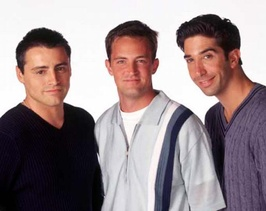
#> input picture image/input/picture.jpg, 266 x 211 px, shrunk from 682 x 539 before the run, found by its file name; the run also reads 3 pictures not shown here
$ jupyter execute --allow-errors test.ipynb
#> lines starting #> are read from the running program, lines starting #| are printed output that depends on the picture; after the words box and inside, x2 and y2 are one past the last pixel; in counts of white or black regions, pixels touching at a corner belong together
[cell 1]
import cv2
import numpy as np
import matplotlib.pyplot as plt

[cell 2]
image = cv2.imread('./picture.jpg')
#> image is the input picture: shape (211, 266, 3); mean B, G, R 140.2, 137.6, 152.7
image_RGB = cv2.cvtColor(image, cv2.COLOR_BGR2RGB)
image_HSV = cv2.cvtColor(image, cv2.COLOR_BGR2HSV)
#> image_HSV: shape (211, 266, 3); mean H, S, V 85.2, 63.3, 156
image_YCrCb = cv2.cvtColor(image, cv2.COLOR_BGR2YCrCb)
#> image_YCrCb: shape (211, 266, 3); mean of channels 0, 1, 2 142.4, 135.4, 126.8

plt.figure(figsize=(10, 8))
plt.subplot(131)
plt.imshow(image_RGB)
plt.title('image RGB')
plt.axis('off')
plt.subplot(132)
plt.imshow(image_HSV)
plt.title('image HSV')
plt.axis('off')
plt.subplot(133)
plt.imshow(image_YCrCb)
plt.title('image YCrCb')
plt.axis('off')

plt.tight_layout()
plt.show()

[cell 3]
image_R = image_RGB[:, :, 0]
image_G = image_RGB[:, :, 1]
image_B = image_RGB[:, :, 2]

image_H = image_HSV[:, :, 0]
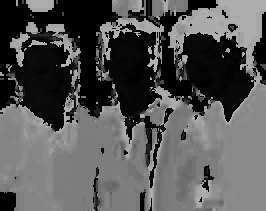
#> image_H: shape (211, 266); min 0, max 179, mean 85.2
image_S = image_HSV[:, :, 1]
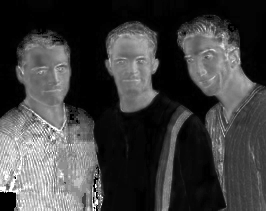
#> image_S: shape (211, 266); min 0, max 255, mean 63.3
image_V = image_HSV[:, :, 2]

image_Y = image_YCrCb[:, :, 0]
image_Cr = image_YCrCb[:, :, 1]
image_Cb = image_YCrCb[:, :, 2]

fig, ax = plt.subplots(nrows=3, ncols=3, figsize=(10, 10))

ax[0, 0].imshow(image_R, cmap='gray')
ax[0, 0].set_title('image R')
ax[0, 0].axis('off')

ax[0, 1].imshow(image_G, cmap='gray')
ax[0, 1].set_title('image G')
ax[0, 1].axis('off')

ax[0, 2].imshow(image_B, cmap='gray')
ax[0, 2].set_title('image B')
ax[0, 2].axis('off')

ax[1, 0].imshow(image_H, cmap='gray')
ax[1, 0].set_title('image H')
ax[1, 0].axis('off')

ax[1, 1].imshow(image_S, cmap='gray')
ax[1, 1].set_title('image S')
ax[1, 1].axis('off')

ax[1, 2].imshow(image_V, cmap='gray')
ax[1, 2].set_title('image V')
ax[1, 2].axis('off')

ax[2, 0].imshow(image_Y, cmap='gray')
ax[2, 0].set_title('image Y')
ax[2, 0].axis('off')

ax[2, 1].imshow(image_Cr, cmap='gray')
ax[2, 1].set_title('image Cr')
ax[2, 1].axis('off')

ax[2, 2].imshow(image_Cb, cmap='gray')
ax[2, 2].set_title('image Cb')
ax[2, 2].axis('off')

plt.tight_layout()
plt.show()

[cell 4]
image_r = image_R / (image_R + image_G + image_B + 1e-10)
image_g = image_G / (image_R + image_G + image_B + 1e-10)
image_b = image_B / (image_R + image_G + image_B + 1e-10)

# image_h = image_HSV[:, :, 0]
# image_s = image_HSV[:, :, 1]
# image_v = image_HSV[:, :, 2]

[cell 5]
# Chuyển đổi sang không gian màu normalized RGB và tính toán tọa độ màu chuẩn hóa
normalized_image = image_RGB.astype(np.float32)

R, G, B = normalized_image[:, :, 0], normalized_image[:, :, 1], normalized_image[:, :, 2]

r = R / (R + G + B + 1e-10)
g = G / (R + G + B + 1e-10)
b = B / (R + G + B + 1e-10)
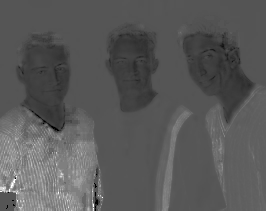
#> b: shape (211, 266) float32; min 0, max 1, mean 0.351

# Plot g versus r
plt.figure()
plt.scatter(r.flatten(), g.flatten(), s=1)  # Scatter plot for r and g
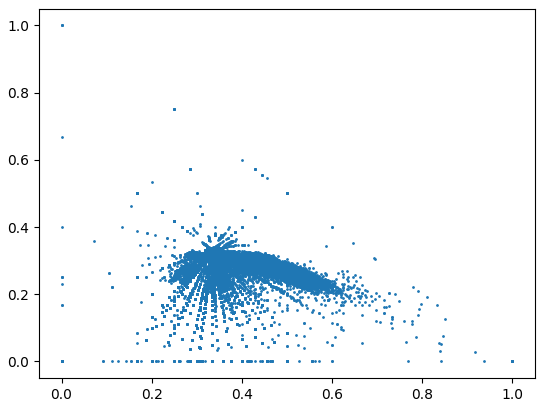
#> figure drawn by matplotlib, 1 panel

[cell 6]
# Define your function f(r, g) here if it's not already defined

# Example function f (replace this with your actual function)
def f(r, g):
    return r - g
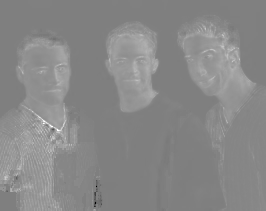
#> returned value: shape (211, 266) float32; min -1, max 1, mean 0.0699; drawn with min black and max white

mask = f(r, g) >= 0.02
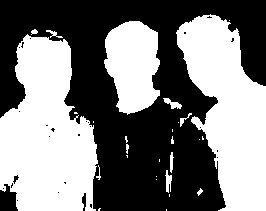
#> mask: shape (211, 266) bool; 48.8% white; 28 white regions (16 under 20 px), largest, box (x1, y1, x2, y2) and area: (0, 34, 98, 211) 12393, (176, 14, 266, 211) 10579, (104, 21, 160, 115) 3921

# Create an output image by applying the mask
outputImage = np.copy(image_RGB)
outputImage[~mask] = 0

# Display the output image
plt.imshow(outputImage)
plt.show()

[cell 7]
normalized_image_hsv = image_HSV.astype(np.float32) / 255.0
#> normalized_image_hsv: shape (211, 266, 3) float32; mean H, S, V 0.334, 0.248, 0.612
# Extract hue and saturation channels
H = normalized_image_hsv[:, :, 0]
S = normalized_image_hsv[:, :, 1]

# Define the rules for determining face pixels
a = 0
b = 0.6
c = 0.3
d = 0.9

# Create a mask based on the rules
mask2 = (H >= a) & (H <= b) & (S >= c) & (S <= d)
#> mask2: shape (211, 266) bool; 34.9% white; 72 white regions (63 under 20 px), largest, box (x1, y1, x2, y2) and area: (0, 36, 103, 211) 10904, (183, 32, 254, 122) 3478, (106, 28, 158, 112) 3051

# Create an output image by applying the mask
outputImage2 = np.copy(normalized_image_hsv)
outputImage2[~mask2] = 0
#> outputImage2: shape (211, 266, 3) float32; mean H, S, V 0.092, 0.188, 0.134

# Display the output image
plt.imshow(cv2.cvtColor(outputImage2, cv2.COLOR_HSV2RGB))
plt.show()
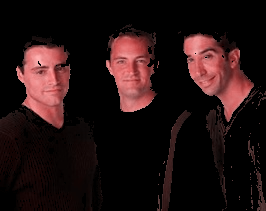
#> shown: shape (211, 266, 3) float32; mean R, G, B 0.134, 0.0688, 0.0687
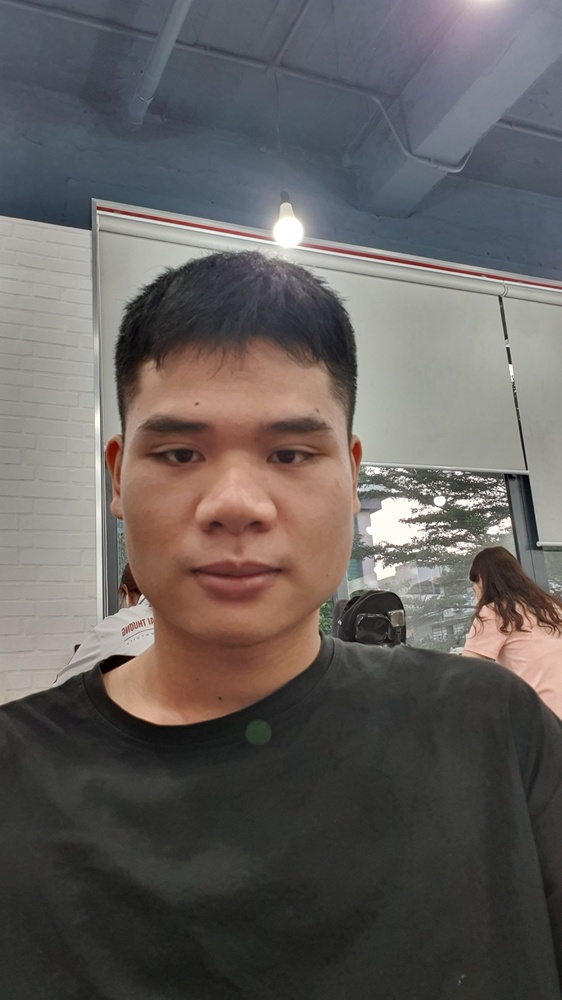
#> input picture image/input/vaa.jpg, 562 x 1000 px, shrunk from 1439 x 2560 before the run, found by its file name
#> further down, image is the input picture: shape (1000, 562, 3); mean B, G, R 93.3, 95.6, 100.6

[cell 8]
def get_hsv_mask(img, debug=False):
    lower_thresh = np.array([0, 20, 120], dtype=np.uint8)
    upper_thresh = np.array([10, 100, 250], dtype=np.uint8)
    img_hsv = cv2.cvtColor(img, cv2.COLOR_BGR2HSV)
    msk_hsv = cv2.inRange(img_hsv, lower_thresh, upper_thresh)

    msk_hsv[msk_hsv < 128] = 0
    msk_hsv[msk_hsv >= 128] = 1

    # if debug:
    #     scripts.display('input', img)
    #     scripts.display('mask_hsv', msk_hsv)

    return msk_hsv.astype(float)

[cell 9]
def get_ycrcb_mask(img, debug=False):
    # assert isinstance(img, np.ndarray), 'image must be a np array'
    # assert img.ndim == 3, 'skin detection can only work on color images'
    # logger.debug('getting ycrcb mask')

#> called with debug = False
    lower_thresh = np.array([0, 80, 130], dtype=np.uint8)
    upper_thresh = np.array([255, 120, 200], dtype=np.uint8)

    img_ycrcb = cv2.cvtColor(img, cv2.COLOR_RGB2YCR_CB)
#> img_ycrcb: shape (1000, 562, 3); mean of channels 0, 1, 2 95.4, 126.5, 131
    msk_ycrcb = cv2.inRange(img_ycrcb, lower_thresh, upper_thresh)
#> msk_ycrcb: shape (1000, 562); 14.1% white; 53 white regions (48 under 20 px), largest, box (x1, y1, x2, y2) and area: (102, 340, 363, 726) 71666, (460, 577, 562, 719) 7171, (496, 544, 520, 572) 186, (279, 210, 296, 217) 55, (501, 600, 507, 609) 41

    msk_ycrcb[msk_ycrcb < 128] = 0
    msk_ycrcb[msk_ycrcb >= 128] = 1

    # if debug:
    #     scripts.display('input', img)
    #     scripts.display('mask_ycrcb', msk_ycrcb)

    return msk_ycrcb.astype(float)

[cell 10]
image = cv2.imread('./vaa.jpg')
uoa = get_ycrcb_mask(image)

[cell 11]
plt.imshow(uoa, cmap='gray')

[cell 12]
kernel = np.ones((3, 3), np.uint8)

dilation = cv2.dilate(src=uoa, kernel=kernel, iterations=10)
#> dilation: shape (1000, 562) float64; values 0 (black) and 1 (white), 20.5% white; 10 white regions, largest, box (x1, y1, x2, y2) and area: (86, 330, 373, 736) 92408, (443, 534, 562, 729) 13881, (371, 246, 476, 283) 2420
erosion = cv2.erode(dilation, kernel, iterations=4)
#> erosion: shape (1000, 562) float64; values 0 (black) and 1 (white), 18.2% white; 10 white regions, largest, box (x1, y1, x2, y2) and area: (90, 334, 369, 732) 86352, (447, 538, 562, 725) 11541, (375, 250, 472, 279) 1348

Imask = erosion

plt.figure(figsize=(8, 6))
plt.subplot(121)
plt.imshow(uoa, cmap='gray')
plt.title("Image with threshold T = 75")
plt.axis('off')
plt.subplot(122)
plt.imshow(Imask, cmap='gray')
plt.title("Imask")
plt.axis('off')
plt.tight_layout()
plt.show()

[cell 13]
import cv2
import numpy as np
import matplotlib.pyplot as plt

# Đọc ảnh từ file
img = cv2.imread('./vaa.jpg')

# Chuyển đổi không gian màu sang YCbCr
img_ycbcr = cv2.cvtColor(img, cv2.COLOR_BGR2YCrCb)
#> img_ycbcr: shape (1000, 562, 3); mean of channels 0, 1, 2 96.8, 130.7, 126.1

channel_Cr = img_ycbcr[:, :, 1]

# Lấy kênh Cb
channel_Cb = img_ycbcr[:, :, 2]
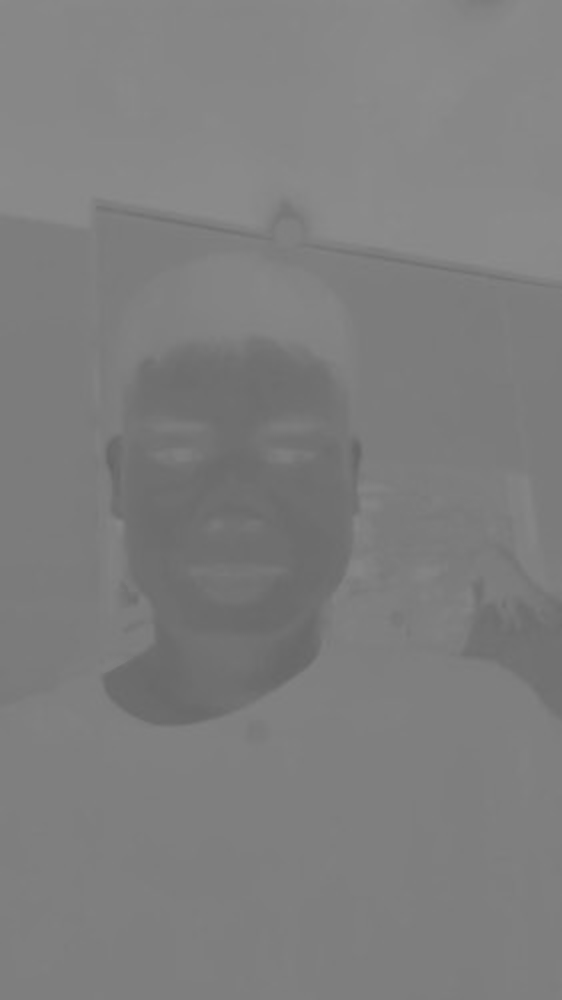
#> channel_Cb: shape (1000, 562); min 100, max 140, mean 126.1

# Đặt ngưỡng để tách da mặt
threshold_value = 120
mask_skin = (channel_Cb <= 120) & (channel_Cr >= 130).astype(np.uint8) * 255
#> mask_skin: shape (1000, 562); values 0 (black) and 1 (white), 15.3% white; 17 white regions (10 under 20 px), largest, box (x1, y1, x2, y2) and area: (101, 338, 363, 726) 75915, (460, 544, 562, 720) 8291, (312, 245, 548, 286) 806

# Áp dụng morphological transformations để loại bỏ nhiễu và kết hợp vùng màu da
kernel = np.ones((8, 8), np.uint8)
# mask_skin = cv2.morphologyEx(mask_skin, cv2.MORPH_OPEN, kernel)
# mask_skin = cv2.morphologyEx(mask_skin, cv2.MORPH_CLOSE, kernel)

mask_skin = cv2.dilate(src=mask_skin, kernel=kernel, iterations=4)
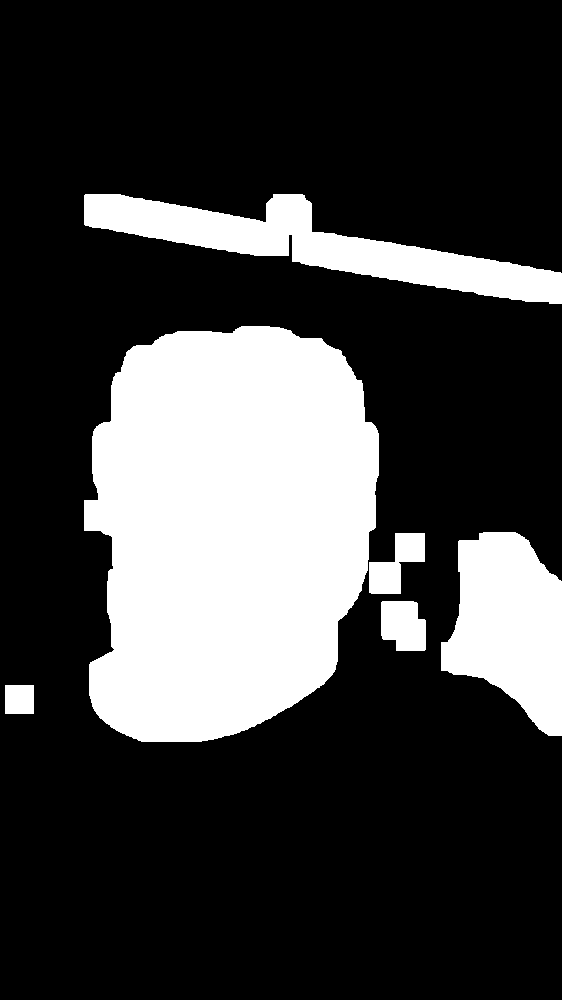
#> mask_skin: shape (1000, 562); values 0 (black) and 1 (white), 24.8% white; 6 white regions
mask_skin = cv2.erode(mask_skin, kernel, iterations=4)

# Hiển thị ảnh gốc và mask
plt.subplot(1, 2, 1)
plt.imshow(cv2.cvtColor(img, cv2.COLOR_BGR2RGB))
plt.title('Original Image')

plt.subplot(1, 2, 2)
plt.imshow(mask_skin, cmap='gray')
plt.title('Skin Mask (YCbCr)')

plt.show()

[cell 14]
contours, _ = cv2.findContours(mask_skin, cv2.RETR_EXTERNAL, cv2.CHAIN_APPROX_SIMPLE)
#> contours = 10 contours, 4 with area under 20; largest, box (x1, y1, x2, y2) and area: (100, 342, 367, 730) 78672, (457, 548, 562, 722) 9798, (308, 248, 562, 290) 576, (100, 210, 277, 244) 569, (282, 210, 300, 223) 118, (397, 617, 406, 628) 72
# Tìm contour có diện tích lớn nhất
max_contour = max(contours, key=cv2.contourArea)
#> max_contour = contour of 377 points, box (x1, y1, x2, y2) (100, 342, 367, 730), area 78672

# Lấy tọa độ và kích thước hình chữ nhật bao quanh contour lớn nhất
x, y, w, h = cv2.boundingRect(max_contour)
#> x = 100; y = 342; w = 267; h = 388

# Vẽ khung hình chữ nhật trên ảnh gốc
# result_image = cv2.cvtColor(mask_skin, cv2.COLOR_GRAY2RGB)
cv2.rectangle(img, (x, y), (x + w, y + h), (255, 0, 0), 3)
cv2.drawContours(img, [max_contour], -1, (0, 255, 0), 2)
plt.imshow(img)

# # Tạo ảnh trắng để vẽ contour lớn nhất
# largest_area_image = np.zeros_like(mask_skin)

# # Vẽ contour lớn nhất trên ảnh trắng
# largest_area_image = cv2.drawContours(largest_area_image, [max_contour], 0, 255, thickness=cv2.FILLED)

# plt.imshow(largest_area_image)

[cell 15]
import cv2
import numpy as np
import matplotlib.pyplot as plt

# Đọc ảnh từ file
img = cv2.imread('./vaa.jpg')

# Chuyển đổi không gian màu sang HSV
img_hsv = cv2.cvtColor(img, cv2.COLOR_BGR2HSV)

# Hiển thị histogram của kênh Value (độ sáng)
hist_value = cv2.calcHist([img_hsv], [2], None, [256], [0, 256])
#> hist_value = 256 values, max 11277 at index 45, min 0 at index 0, mean 2195.3

# Tính ngưỡng để xác định khoảng độ sáng của vùng da mặt
threshold_value = 0.5  # Giả sử 50% giá trị cao nhất
max_value_index = np.argmax(hist_value)
#> max_value_index = 45
lower_value_thresh = max_value_index * threshold_value
#> lower_value_thresh = 22.5
upper_value_thresh = 255

# Định nghĩa khoảng ngưỡng màu trong không gian HSV
lower_thresh = np.array([0, 20, int(lower_value_thresh)], dtype=np.uint8)
#> lower_thresh = [0, 20, 22]
upper_thresh = np.array([10, 255, 255], dtype=np.uint8)

# Tạo mask dựa trên khoảng ngưỡng màu
msk_hsv = cv2.inRange(img_hsv, lower_thresh, upper_thresh)

# Áp dụng morphological transformations để loại bỏ nhiễu và kết hợp vùng màu da
kernel = np.ones((8, 8), np.uint8)
# mask_skin = cv2.morphologyEx(mask_skin, cv2.MORPH_OPEN, kernel)
# mask_skin = cv2.morphologyEx(mask_skin, cv2.MORPH_CLOSE, kernel)

msk_hsv = cv2.dilate(src=msk_hsv, kernel=kernel, iterations=4)
msk_hsv = cv2.erode(msk_hsv, kernel, iterations=4)

contours, _ = cv2.findContours(msk_hsv, cv2.RETR_EXTERNAL, cv2.CHAIN_APPROX_SIMPLE)
#> contours = 16 contours, 7 with area under 20; largest, box (x1, y1, x2, y2) and area: (52, 332, 410, 737) 89245, (408, 485, 562, 920) 17025, (0, 709, 48, 784) 1533, (302, 246, 562, 293) 1180, (99, 209, 279, 245) 935
# Tìm contour có diện tích lớn nhất
max_contour = max(contours, key=cv2.contourArea)
#> max_contour = contour of 345 points, box (x1, y1, x2, y2) (52, 332, 410, 737), area 89245

# Lấy tọa độ và kích thước hình chữ nhật bao quanh contour lớn nhất
x, y, w, h = cv2.boundingRect(max_contour)
#> x = 52; y = 332; w = 358; h = 405

# Vẽ khung hình chữ nhật trên ảnh gốc
# result_image = cv2.cvtColor(mask_skin, cv2.COLOR_GRAY2RGB)
cv2.rectangle(img, (x, y), (x + w, y + h), (255, 0, 0), 3)
cv2.drawContours(img, [max_contour], -1, (0, 255, 0), 2)

# Hiển thị ảnh gốc và mask
plt.subplot(1, 2, 1)
plt.imshow(cv2.cvtColor(img, cv2.COLOR_BGR2RGB))
plt.title('Original Image')

plt.subplot(1, 2, 2)
plt.imshow(msk_hsv, cmap='gray')
plt.title('Mask Image')

plt.show()

[cell 16]
import cv2
import numpy as np
import matplotlib.pyplot as plt

# Đọc ảnh từ file
img = cv2.imread('./uoa1.jpg')

# Chuyển đổi không gian màu sang YCrCb
img_ycrcb = cv2.cvtColor(img, cv2.COLOR_BGR2YCrCb)

# Hiển thị histogram của kênh Y (độ sáng)
hist_Y = cv2.calcHist([img_ycrcb], [0], None, [256], [0, 256])
#> hist_Y = 256 values, max 11599 at index 221, min 0 at index 0, mean 2195.3

# Tính ngưỡng để xác định khoảng độ sáng của vùng da mặt
threshold_Y = 0.5  # Giả sử 50% giá trị cao nhất
max_Y_index = np.argmax(hist_Y)
#> max_Y_index = 221
lower_Y_thresh = max_Y_index * threshold_Y
#> lower_Y_thresh = 110.5
upper_Y_thresh = 255

# Định nghĩa khoảng ngưỡng màu trong không gian YCrCb
lower_thresh_Y = np.array([int(lower_Y_thresh), 135, 85], dtype=np.uint8)
#> lower_thresh_Y = [110, 135, 85]
upper_thresh_Y = np.array([255, 180, 135], dtype=np.uint8)

# Tạo mask dựa trên khoảng ngưỡng màu
msk_ycrcb = cv2.inRange(img_ycrcb, lower_thresh_Y, upper_thresh_Y)

# Áp dụng morphological transformations để loại bỏ nhiễu và kết hợp vùng màu da
kernel = np.ones((3, 5), np.uint8)
msk_ycrcb = cv2.dilate(src=msk_ycrcb, kernel=kernel, iterations=2)
msk_ycrcb = cv2.erode(msk_ycrcb, kernel, iterations=2)

contours, _ = cv2.findContours(msk_ycrcb, cv2.RETR_EXTERNAL, cv2.CHAIN_APPROX_SIMPLE)
#> contours = 30 contours, 24 with area under 20; largest, box (x1, y1, x2, y2) and area: (81, 220, 477, 919) 148909, (209, 935, 240, 962) 395, (280, 916, 296, 954) 263, (256, 976, 276, 992) 158, (359, 713, 389, 771) 122, (278, 992, 282, 1000) 21
# Tìm contour có diện tích lớn nhất
max_contour = max(contours, key=cv2.contourArea)
#> max_contour = contour of 960 points, box (x1, y1, x2, y2) (81, 220, 477, 919), area 148909

# Lấy tọa độ và kích thước hình chữ nhật bao quanh contour lớn nhất
x, y, w, h = cv2.boundingRect(max_contour)
#> x = 81; y = 220; w = 396; h = 699

# Vẽ khung hình chữ nhật trên ảnh gốc
cv2.rectangle(img, (x, y), (x + w, y + h*3 // 4), (255, 0, 0), 3)
cv2.drawContours(img, [max_contour], -1, (0, 255, 0), 2)

# Hiển thị ảnh gốc và mask
plt.subplot(1, 2, 1)
plt.imshow(cv2.cvtColor(img, cv2.COLOR_BGR2RGB))
plt.title('Original Image')

plt.subplot(1, 2, 2)
plt.imshow(msk_ycrcb, cmap='gray')
plt.title('Mask Image')

plt.show()

[cell 17]
plt.hist(hist_Y)

[cell 18]
import cv2
import numpy as np
import matplotlib.pyplot as plt

def pick_color_face(image):
    # Chọn màu da khuôn mặt
    lower_skin = np.array([0, 20, 70], dtype=np.uint8)
    upper_skin = np.array([20, 255, 255], dtype=np.uint8)

    # Chuyển đổi ảnh sang không gian màu HSV
    hsv_image = cv2.cvtColor(image, cv2.COLOR_BGR2HSV)

    # Tạo mask cho vùng màu da
    mask = cv2.inRange(hsv_image, lower_skin, upper_skin)

    # Áp dụng morphological transformations để loại bỏ nhiễu và kết hợp vùng màu da
    kernel = np.ones((5, 5), np.uint8)
    mask = cv2.morphologyEx(mask, cv2.MORPH_OPEN, kernel)
    mask = cv2.morphologyEx(mask, cv2.MORPH_CLOSE, kernel)

    return mask

def separate_face_and_neck(image_path):
    # Đọc ảnh từ file
    img = cv2.imread(image_path)

    # Lấy mask cho vùng mặt
    face_mask = pick_color_face(img)

    # Kết hợp mask để tạo vùng mặt
    face_image = cv2.bitwise_and(img, img, mask=face_mask)

    # Loại bỏ cổ bằng cách lấy phần ngược của mask
    neck_mask = cv2.bitwise_not(face_mask)
    neck_image = cv2.bitwise_and(img, img, mask=neck_mask)

    # Hiển thị ảnh gốc, vùng mặt, và vùng cổ
    plt.subplot(1, 3, 1)
    plt.imshow(cv2.cvtColor(img, cv2.COLOR_BGR2RGB))
    plt.title('Original Image')

    plt.subplot(1, 3, 2)
    plt.imshow(cv2.cvtColor(face_image, cv2.COLOR_BGR2RGB))
    plt.title('Face Region')

    plt.subplot(1, 3, 3)
    plt.imshow(cv2.cvtColor(neck_image, cv2.COLOR_BGR2RGB))
    plt.title('Neck Region')

    plt.show()

# Thay đổi đường dẫn đến ảnh của bạn
image_path = './dada.jpg'

# Gọi hàm separate_face_and_neck
separate_face_and_neck(image_path)

[cell 19]
import cv2
import numpy as np

def pick_color_face(image):
    # Chọn màu da khuôn mặt
    lower_skin = np.array([0, 20, 70], dtype=np.uint8)
    upper_skin = np.array([20, 255, 255], dtype=np.uint8)

    # Chuyển đổi ảnh sang không gian màu HSV
    hsv_image = cv2.cvtColor(image, cv2.COLOR_BGR2HSV)

    # Tạo mask cho vùng màu da
    mask = cv2.inRange(hsv_image, lower_skin, upper_skin)

    # Áp dụng morphological transformations để loại bỏ nhiễu và kết hợp vùng màu da
    kernel = np.ones((5, 5), np.uint8)
    mask = cv2.morphologyEx(mask, cv2.MORPH_OPEN, kernel)
    mask = cv2.morphologyEx(mask, cv2.MORPH_CLOSE, kernel)

    # Tìm contours của vùng màu da
    contours, _ = cv2.findContours(mask, cv2.RETR_EXTERNAL, cv2.CHAIN_APPROX_SIMPLE)
#> contours = 7 contours; box (x1, y1, x2, y2) and area: (82, 215, 478, 937) 173604, (282, 940, 303, 960) 208, (278, 907, 290, 918) 82, (487, 247, 495, 256) 50, (450, 968, 457, 978) 44, (394, 693, 400, 698) 20, (466, 203, 472, 208) 20

    # Chọn vùng có diện tích lớn nhất làm vùng khuôn mặt
    if contours:
        max_contour = max(contours, key=cv2.contourArea)
#> max_contour = contour of 995 points, box (x1, y1, x2, y2) (82, 215, 478, 937), area 173604
        x, y, w, h = cv2.boundingRect(max_contour)
#> x = 82; y = 215; w = 396; h = 722
        return x, y, x + w, y + h

    return None

def detect_face_with_template(image, template_path):
    # Đọc ảnh template khuôn mặt
    template = cv2.imread(template_path, cv2.IMREAD_COLOR)

    # Chọn vùng màu da trong ảnh đầu vào
    face_roi = pick_color_face(image)
#> face_roi = (82, 215, 478, 937)

    if face_roi:
        # Tạo ảnh con của vùng màu da trong ảnh đầu vào
        face_region = image[face_roi[1]:face_roi[3], face_roi[0]:face_roi[2]]

        # Thực hiện template matching
        result = cv2.matchTemplate(face_region, template, cv2.TM_CCOEFF_NORMED)
        _, _, _, max_loc = cv2.minMaxLoc(result)

        # Tính toán vị trí tuyệt đối của khuôn mặt trong ảnh gốc
        top_left = (face_roi[0] + max_loc[0], face_roi[1] + max_loc[1])
        bottom_right = (top_left[0] + template.shape[1], top_left[1] + template.shape[0])

        # Vẽ hình chữ nhật xung quanh khuôn mặt
        cv2.rectangle(image, top_left, bottom_right, (0, 255, 0), 2)

        # Hiển thị ảnh
        cv2.imshow('Detected Face', image)
        cv2.waitKey(0)
        cv2.destroyAllWindows()
    else:
        print("Không tìm thấy khuôn mặt trong ảnh.")
